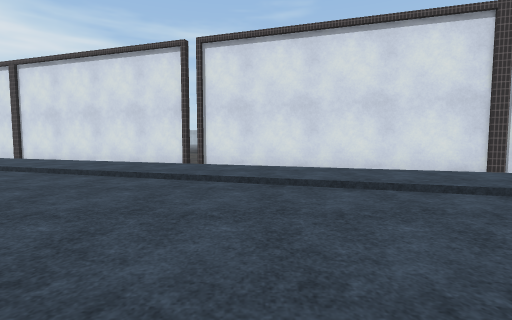
View 1 (above)

18 first-person views from a walk through a Unity game level. The camera is 1.2 m above the floor, tilts 4° down and sees 85° across. The floor is counted in squares, 2 m on a side. Each view is taken from the middle of a square. On the plan, view 1 faces up. The plan holds only what a view shows up to about 9 squares ahead; the rest is blank. The place goes on beyond the plan. The player character is not drawn. Some surface patterns are stand-ins.

View 2
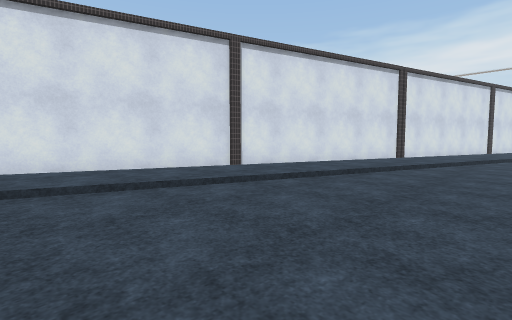

View 3
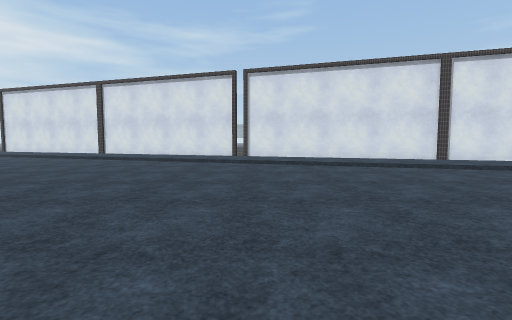

View 4
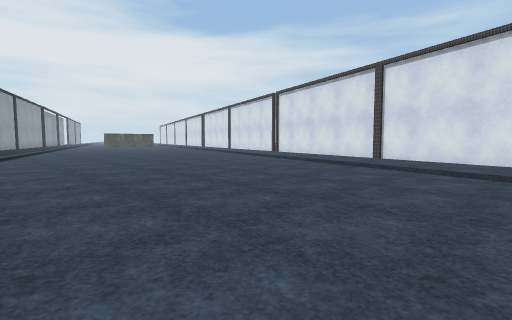

View 5
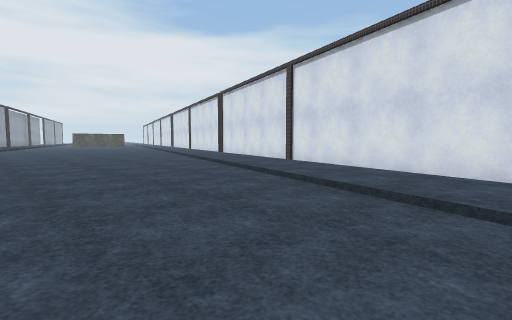

View 6
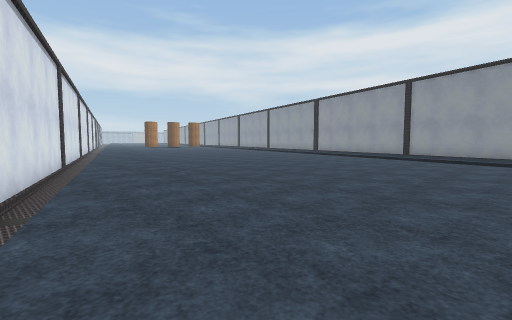

View 7
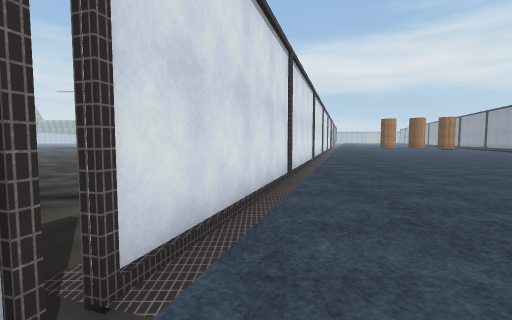

View 8
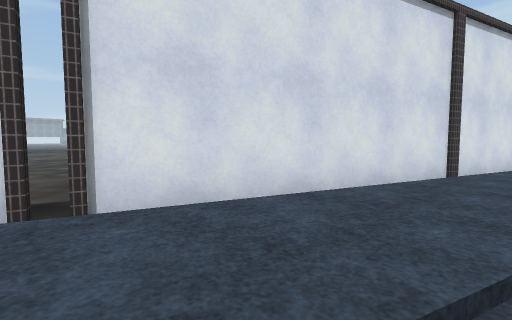

View 9
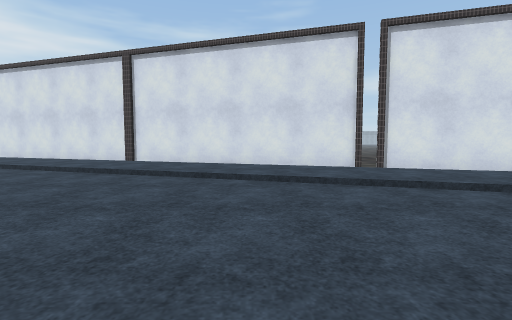

View 10
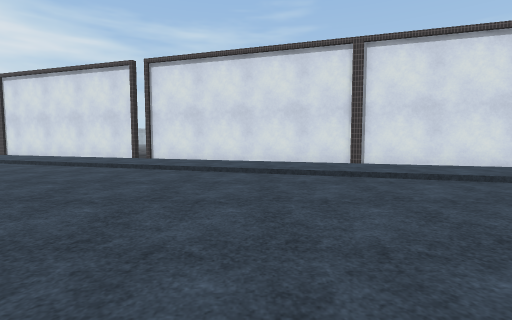

View 11
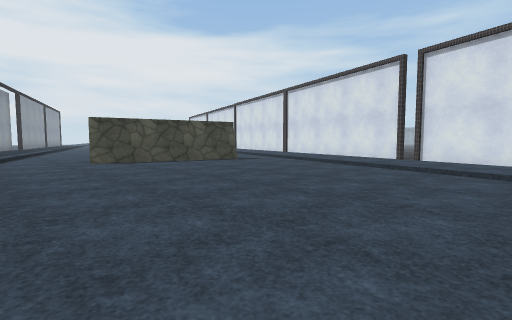

View 12
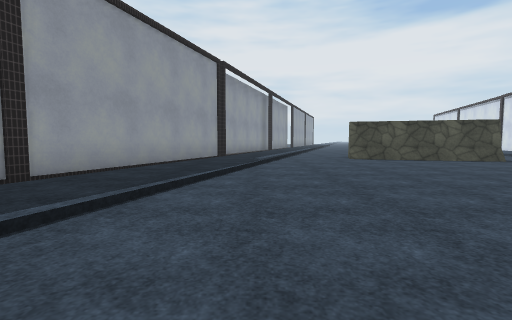

View 13
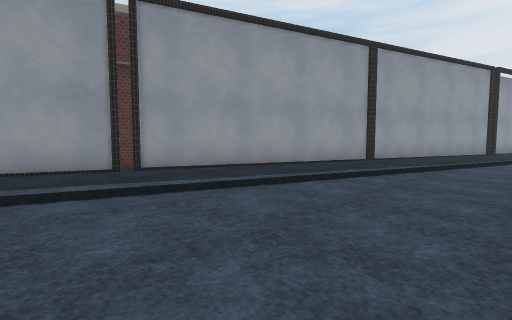

View 14
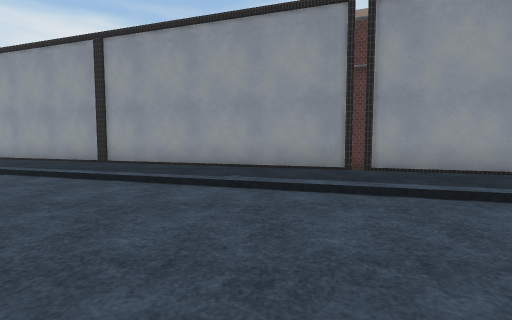

View 15
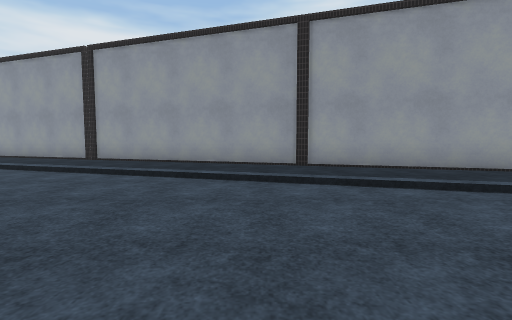

View 16
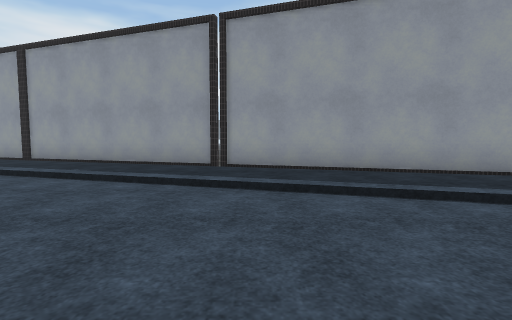

View 17
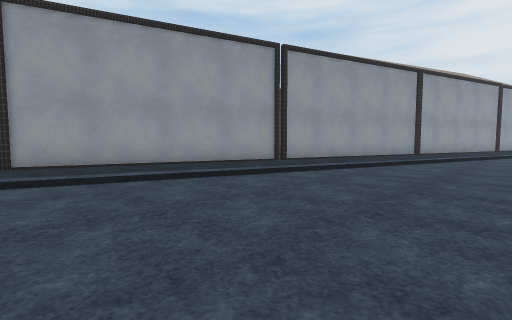

View 18
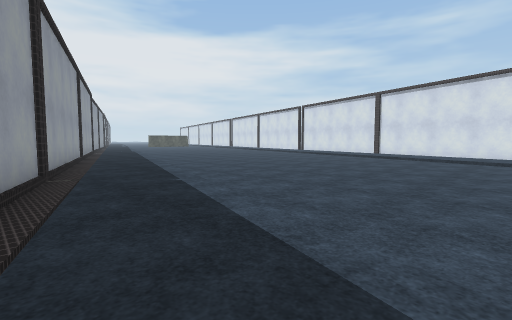

### Floor plan
Key: @ floor where view 1 was taken; # wall or solid block; x gap in a wall; . main floor; : floor 0.25 m higher than the main floor; / step, stairs or slope; v drop or lower ground.
Columns run from 19 left of view 1 to 10 right of it. Each row starts with its distance up from view 1.
 12                   vv   vvv
 11     #xv           v   vvv
 10   ::::v##vv       v  vvv
  9   .//::::vv#vv   vvvvv
  8 #/....//::::vv#vvvvvv
  7 #/.......//::::vvxvv
  6 #...........//::::vv##v
  5 #..............//:::::v##v
  4 #.................//:::::vv#vv
  3 ........... .........//:::::vv
  2 /.........   ...........//::::
  1 :://.......................//:
  0 ::::://............@..........
 -1 ##//:::://....................
 -2   ###//:::://.................
 -3      ###//:::://..............
 -4         ###x#:::://...........
 -5             v#//:::://........
 -6               ###//:::://.....
 -7                  ###//:::::/..
 -8          vv         #####:::::
 -9                         v#//::
-10                           ###/
-11                              #

Positions as (right, up) in squares from view 1, and headings:
1: (0, 0), facing up
2: (0, 0), facing up-right
3: (-1, -3), facing up
4: (8, -4), facing up-left
5: (10, -2), facing up-left
6: (-6, 7), facing down-right
7: (-3, 6), facing right
8: (-2, 4), facing up-right
9: (-4, 1), facing up
10: (-10, 2), facing up
11: (-11, 2), facing up-left
12: (-10, 1), facing left
13: (-6, 1), facing down-left
14: (-6, 1), facing down
15: (-1, 0), facing down
16: (3, -2), facing down
17: (10, -3), facing down-left
18: (10, -9), facing up-left
